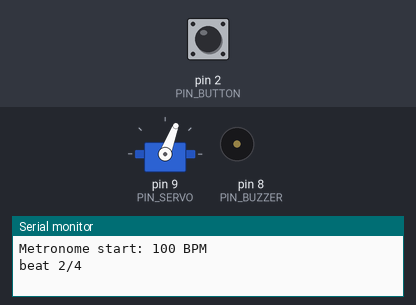
Bench run of a sketch on a simulated Arduino Uno, built with avr-gcc and run on an emulated ATmega328P. Parts: servo, buzzer (waves = sounding), the last lines printed to the serial monitor. The test bench sets the inputs (shaded band); at power-on: pin 2 (PIN_BUTTON) HIGH.

Above: at 1.02 s.
1.3 s: pin 2 (PIN_BUTTON) pulled LOW for 3.2 s
At 1.92 s:
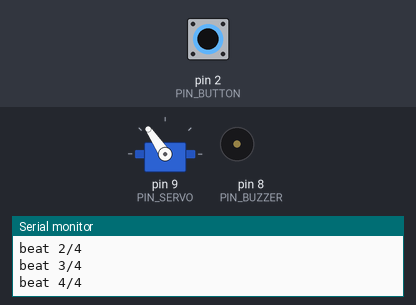
At 3.5 s:
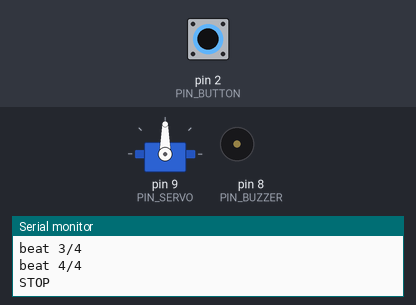
6.0 s: pin 2 (PIN_BUTTON) pulled LOW for 3.2 s
At 7.18 s:
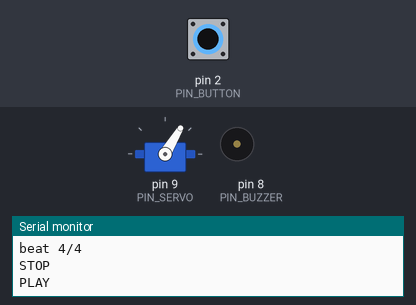
12.2 s: pin 2 (PIN_BUTTON) pulsed LOW 2 times (0.12 s each, 0.3 s apart)
15.8 s: pin 2 (PIN_BUTTON) pulled LOW for 0.15 s
Timing chart, 0 to 38.3 s (numbered marks = the images above; inputs shaded):
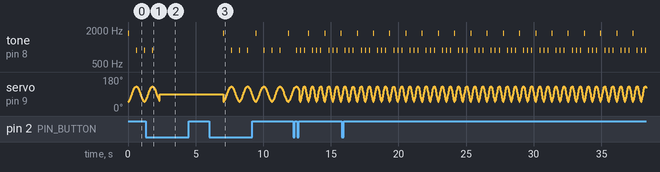

Measured:
- after the input at 1.3 s, tone on pin 8 (PIN_BUZZER): goes on until 1.8 s, then stays silent
- by itself, tone on pin 8 (PIN_BUZZER): repeats every 0.60 s: silent 0.56 s, 880 Hz 0.04 s

The sketch:

metronome.ino
```cpp
/*
 * 振り子メトロノーム (Arduino Uno)
 *
 * サーボの針が本物の振り子のように左右へ滑らかに往復し、
 * 1拍ごとにブザーが鳴る。小節の頭(1拍目)だけ高いアクセント音。
 *
 *   - 短押し  : タップテンポ(叩いた間隔から BPM を自動算出)
 *   - 長押し  : 再生 / 停止
 *
 * 配線(ポモドーロタイマーと共通):
 *   サーボ信号 = D9 / ブザー = D8 / ボタン = D2(INPUT_PULLUPでGND直結)
 */

#include <Servo.h>

// ===== ピン =====
const int PIN_SERVO  = 9;
const int PIN_BUZZER = 8;
const int PIN_BUTTON = 2;

// ===== テンポ =====
const int DEFAULT_BPM = 100;
const int MIN_BPM     = 40;
const int MAX_BPM     = 240;

// ===== 拍子 =====
const int BEATS_PER_BAR = 4;  // 4/4拍子(1拍目をアクセント)

// ===== 振り子(サーボ角度) =====
const int SWING_MIN_ANGLE = 50;   // 左端
const int SWING_MAX_ANGLE = 130;  // 右端
const int REST_ANGLE      = 90;   // 停止中の中央位置

// ===== 音 =====
const int ACCENT_FREQ      = 1760;  // 1拍目(高い)
const int BEAT_FREQ        = 880;   // 2拍目以降(低い)
const int TICK_DURATION_MS = 40;    // クリック音の長さ

// ===== タップテンポ =====
const int           TAP_AVERAGE_COUNT = 4;  // 直近何回の間隔を平均するか
const unsigned long MAX_TAP_GAP_MS    = 60000UL / MIN_BPM;  // これ以上空いたら測り直し

// ===== ボタン判定 =====
const unsigned long DEBOUNCE_MS   = 30;
const unsigned long LONG_PRESS_MS = 1000;

// ===== その他 =====
const long BAUD_RATE = 9600;

enum ButtonEvent { BTN_NONE, BTN_SHORT, BTN_LONG };

Servo servo;

bool          playing       = true;
int           bpm           = DEFAULT_BPM;
unsigned long beatIntervalMs = 60000UL / DEFAULT_BPM;
unsigned long beatStartMs    = 0;     // 現在の拍が始まった時刻
int           beatIndex      = 1;     // 1..BEATS_PER_BAR
bool          swingToRight   = true;  // 今の拍で針が右へ向かうか

void setup() {
  Serial.begin(BAUD_RATE);
  pinMode(PIN_BUTTON, INPUT_PULLUP);
  servo.attach(PIN_SERVO);

  beatStartMs = millis();
  servo.write(SWING_MIN_ANGLE);
  Serial.print(F("Metronome start: "));
  Serial.print(bpm);
  Serial.println(F(" BPM"));
  playTick(beatIndex);  // 起動の1拍目を鳴らす
}

void loop() {
  ButtonEvent ev = readButton();

  if (ev == BTN_LONG) {
    togglePlaying();
  } else if (ev == BTN_SHORT) {
    tapTempo();
  }

  if (playing) {
    updateBeat();
    updatePendulum();
  }
}

// 拍の境界を検出し、音とカウントを進める
void updateBeat() {
  unsigned long now = millis();
  if (now - beatStartMs >= beatIntervalMs) {
    beatStartMs += beatIntervalMs;
    if (now - beatStartMs >= beatIntervalMs) beatStartMs = now;  // 遅延しすぎたら追従

    beatIndex = (beatIndex % BEATS_PER_BAR) + 1;
    swingToRight = !swingToRight;
    playTick(beatIndex);

    Serial.print(F("beat "));
    Serial.print(beatIndex);
    Serial.print(F("/"));
    Serial.println(BEATS_PER_BAR);
  }
}

// 拍の中での進み具合に応じて針を振る(端で減速する自然な動き)
void updatePendulum() {
  unsigned long now = millis();
  float progress = (float)(now - beatStartMs) / (float)beatIntervalMs;
  if (progress < 0.0) progress = 0.0;
  if (progress > 1.0) progress = 1.0;

  float eased = (1.0 - cos(progress * PI)) / 2.0;  // 0→1 のイージング
  int range = SWING_MAX_ANGLE - SWING_MIN_ANGLE;
  int angle = swingToRight
                ? SWING_MIN_ANGLE + (int)(range * eased)
                : SWING_MAX_ANGLE - (int)(range * eased);
  servo.write(angle);
}

// 再生 / 停止の切替
void togglePlaying() {
  playing = !playing;
  if (playing) {
    beatStartMs = millis();
    beatIndex = 1;
    swingToRight = true;
    Serial.println(F("PLAY"));
    playTick(beatIndex);
  } else {
    servo.write(REST_ANGLE);
    noTone(PIN_BUZZER);
    Serial.println(F("STOP"));
  }
}

// 叩いたリズムの間隔から BPM を決める
void tapTempo() {
  static unsigned long lastTap = 0;
  static unsigned long intervals[TAP_AVERAGE_COUNT];
  static int           count = 0;

  unsigned long now = millis();

  if (lastTap == 0 || now - lastTap > MAX_TAP_GAP_MS) {
    count = 0;  // 初回 or 間が空きすぎ → 測り直し
  } else {
    // 直近の間隔をリングバッファに記録して平均する
    for (int i = TAP_AVERAGE_COUNT - 1; i > 0; i--) intervals[i] = intervals[i - 1];
    intervals[0] = now - lastTap;
    if (count < TAP_AVERAGE_COUNT) count++;

    unsigned long sum = 0;
    for (int i = 0; i < count; i++) sum += intervals[i];
    unsigned long avg = sum / count;

    setBpm((int)(60000UL / avg));
  }
  lastTap = now;
}

// BPM を範囲内に収めて反映
void setBpm(int newBpm) {
  if (newBpm < MIN_BPM) newBpm = MIN_BPM;
  if (newBpm > MAX_BPM) newBpm = MAX_BPM;
  bpm = newBpm;
  beatIntervalMs = 60000UL / bpm;
  Serial.print(F("tempo -> "));
  Serial.print(bpm);
  Serial.println(F(" BPM"));
}

// 拍のクリック音(1拍目はアクセント)
void playTick(int beat) {
  int freq = (beat == 1) ? ACCENT_FREQ : BEAT_FREQ;
  tone(PIN_BUZZER, freq, TICK_DURATION_MS);  // 非ブロッキング
}

// 短押し / 長押しを検出(デバウンス付き)
ButtonEvent readButton() {
  static bool stablePressed = false;
  static bool lastReading = false;
  static unsigned long lastChange = 0;
  static unsigned long pressStart = 0;
  static bool longFired = false;

  bool reading = (digitalRead(PIN_BUTTON) == LOW);  // PULLUP: 押下=LOW
  unsigned long now = millis();

  if (reading != lastReading) {
    lastReading = reading;
    lastChange = now;
  }

  ButtonEvent event = BTN_NONE;
  if (now - lastChange > DEBOUNCE_MS && reading != stablePressed) {
    stablePressed = reading;
    if (stablePressed) {
      pressStart = now;
      longFired = false;
    } else if (!longFired) {
      event = BTN_SHORT;  // 離した瞬間に短押し確定
    }
  }

  if (stablePressed && !longFired && (now - pressStart > LONG_PRESS_MS)) {
    longFired = true;
    event = BTN_LONG;  // 押しっぱなしで長押し確定
  }

  return event;
}
```
